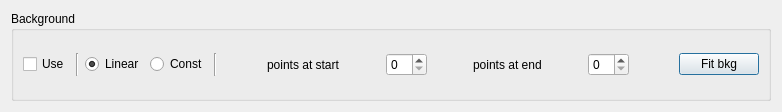
<?xml version="1.0" encoding="UTF-8"?>
<ui version="4.0">
 <class>linearBackground</class>
 <widget class="QWidget" name="linearBackground">
  <property name="geometry">
   <rect>
    <x>0</x>
    <y>0</y>
    <width>782</width>
    <height>112</height>
   </rect>
  </property>
  <property name="windowTitle">
   <string>Background handling</string>
  </property>
  <layout class="QGridLayout" name="gridLayout_2">
   <item row="0" column="0">
    <widget class="QGroupBox" name="groupBox">
     <property name="title">
      <string>Background</string>
     </property>
     <layout class="QGridLayout" name="gridLayout">
      <item row="0" column="0">
       <layout class="QHBoxLayout" name="horizontalLayout">
        <item>
         <widget class="QCheckBox" name="useBkg">
          <property name="text">
           <string>Use</string>
          </property>
         </widget>
        </item>
        <item>
         <widget class="Line" name="line">
          <property name="orientation">
           <enum>Qt::Vertical</enum>
          </property>
         </widget>
        </item>
        <item>
         <widget class="QRadioButton" name="linearBkg">
          <property name="text">
           <string>Linear</string>
          </property>
          <property name="checked">
           <bool>true</bool>
          </property>
         </widget>
        </item>
        <item>
         <widget class="QRadioButton" name="constBkg">
          <property name="text">
           <string>Const</string>
          </property>
         </widget>
        </item>
        <item>
         <widget class="Line" name="line_2">
          <property name="orientation">
           <enum>Qt::Vertical</enum>
          </property>
         </widget>
        </item>
        <item>
         <spacer name="horizontalSpacer_5">
          <property name="orientation">
           <enum>Qt::Horizontal</enum>
          </property>
          <property name="sizeHint" stdset="0">
           <size>
            <width>40</width>
            <height>20</height>
           </size>
          </property>
         </spacer>
        </item>
        <item>
         <layout class="QVBoxLayout" name="verticalLayout_4">
          <item>
           <layout class="QHBoxLayout" name="horizontalLayout_8">
            <item>
             <widget class="QLabel" name="label_6">
              <property name="text">
               <string>points at start</string>
              </property>
             </widget>
            </item>
            <item>
             <spacer name="horizontalSpacer_3">
              <property name="orientation">
               <enum>Qt::Horizontal</enum>
              </property>
              <property name="sizeHint" stdset="0">
               <size>
                <width>40</width>
                <height>20</height>
               </size>
              </property>
             </spacer>
            </item>
            <item>
             <widget class="QSpinBox" name="bkgStartPointsSB"/>
            </item>
            <item>
             <layout class="QHBoxLayout" name="horizontalLayout_10">
              <item>
               <spacer name="horizontalSpacer">
                <property name="orientation">
                 <enum>Qt::Horizontal</enum>
                </property>
                <property name="sizeHint" stdset="0">
                 <size>
                  <width>40</width>
                  <height>20</height>
                 </size>
                </property>
               </spacer>
              </item>
              <item>
               <widget class="QLabel" name="label_7">
                <property name="text">
                 <string>points at end</string>
                </property>
               </widget>
              </item>
              <item>
               <spacer name="horizontalSpacer_2">
                <property name="orientation">
                 <enum>Qt::Horizontal</enum>
                </property>
                <property name="sizeHint" stdset="0">
                 <size>
                  <width>40</width>
                  <height>20</height>
                 </size>
                </property>
               </spacer>
              </item>
              <item>
               <widget class="QSpinBox" name="bkgEndPointsSB"/>
              </item>
             </layout>
            </item>
           </layout>
          </item>
         </layout>
        </item>
        <item>
         <spacer name="horizontalSpacer_4">
          <property name="orientation">
           <enum>Qt::Horizontal</enum>
          </property>
          <property name="sizeHint" stdset="0">
           <size>
            <width>40</width>
            <height>20</height>
           </size>
          </property>
         </spacer>
        </item>
        <item>
         <widget class="QPushButton" name="fitBkg">
          <property name="text">
           <string>Fit bkg</string>
          </property>
          <property name="default">
           <bool>true</bool>
          </property>
         </widget>
        </item>
       </layout>
      </item>
     </layout>
    </widget>
   </item>
  </layout>
 </widget>
 <resources/>
 <connections/>
</ui>
